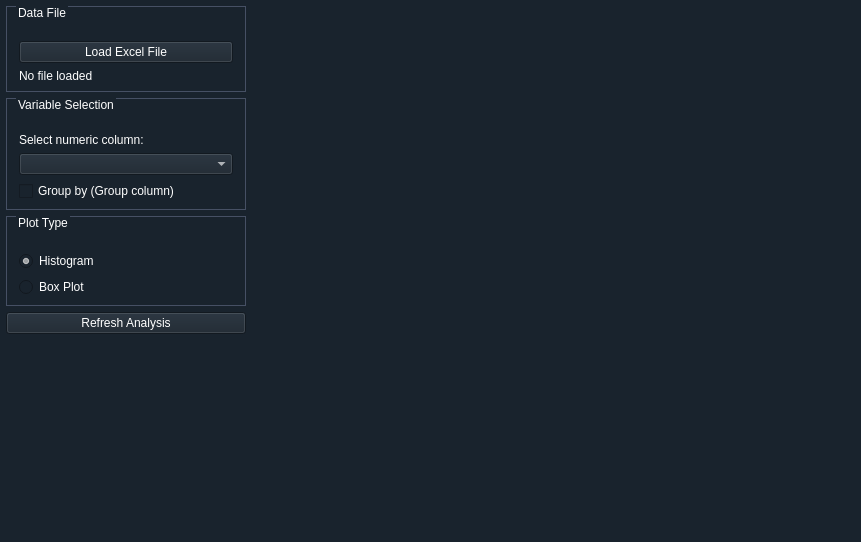
<?xml version="1.0" encoding="UTF-8"?>
<ui version="4.0">
 <class>MainWindow</class>
 <widget class="QMainWindow" name="MainWindow">
  <property name="geometry">
   <rect>
    <x>0</x>
    <y>0</y>
    <width>861</width>
    <height>542</height>
   </rect>
  </property>
  <property name="windowTitle">
   <string>3D Dataset Statistical Analysis Tool</string>
  </property>
  <widget class="QWidget" name="centralwidget">
   <property name="styleSheet">
    <string notr="true">color: rgb(255, 255, 255);
background-color: rgb(25, 35, 45);
font: 9pt &quot;Microsoft YaHei&quot;;</string>
   </property>
   <layout class="QVBoxLayout" name="verticalLayout">
    <property name="leftMargin">
     <number>0</number>
    </property>
    <property name="topMargin">
     <number>0</number>
    </property>
    <property name="rightMargin">
     <number>0</number>
    </property>
    <property name="bottomMargin">
     <number>0</number>
    </property>
    <item>
     <layout class="QHBoxLayout" name="main_layout">
      <property name="spacing">
       <number>0</number>
      </property>
      <property name="leftMargin">
       <number>6</number>
      </property>
      <property name="topMargin">
       <number>6</number>
      </property>
      <property name="rightMargin">
       <number>6</number>
      </property>
      <property name="bottomMargin">
       <number>6</number>
      </property>
      <item>
       <widget class="QWidget" name="control_panel" native="true">
        <property name="maximumSize">
         <size>
          <width>240</width>
          <height>16777215</height>
         </size>
        </property>
        <layout class="QVBoxLayout" name="verticalLayout_3">
         <property name="leftMargin">
          <number>0</number>
         </property>
         <property name="topMargin">
          <number>0</number>
         </property>
         <property name="rightMargin">
          <number>0</number>
         </property>
         <property name="bottomMargin">
          <number>0</number>
         </property>
         <item>
          <layout class="QVBoxLayout" name="control_layout">
           <item>
            <widget class="QGroupBox" name="file_group">
             <property name="styleSheet">
              <string notr="true">QGroupBox#file_group
{
	border: 1px solid rgb(70,80,100);
	margin-top: 3.0ex;
}
QGroupBox#file_group::title
{
	subcontrol-origin:margin;
	left: 10px;
}</string>
             </property>
             <property name="title">
              <string>Data File</string>
             </property>
             <layout class="QVBoxLayout" name="verticalLayout_4">
              <property name="leftMargin">
               <number>0</number>
              </property>
              <property name="topMargin">
               <number>9</number>
              </property>
              <property name="rightMargin">
               <number>0</number>
              </property>
              <property name="bottomMargin">
               <number>0</number>
              </property>
              <item>
               <layout class="QVBoxLayout" name="file_layout">
                <property name="spacing">
                 <number>6</number>
                </property>
                <property name="leftMargin">
                 <number>10</number>
                </property>
                <property name="topMargin">
                 <number>6</number>
                </property>
                <property name="rightMargin">
                 <number>10</number>
                </property>
                <property name="bottomMargin">
                 <number>6</number>
                </property>
                <item>
                 <widget class="QPushButton" name="load_btn">
                  <property name="text">
                   <string>Load Excel File</string>
                  </property>
                 </widget>
                </item>
                <item>
                 <widget class="QLabel" name="file_label">
                  <property name="text">
                   <string>No file loaded</string>
                  </property>
                 </widget>
                </item>
               </layout>
              </item>
             </layout>
            </widget>
           </item>
           <item>
            <widget class="QGroupBox" name="var_group">
             <property name="styleSheet">
              <string notr="true">QGroupBox#var_group
{
	border: 1px solid rgb(70,80,100);
	margin-top: 3.0ex;
}
QGroupBox#var_group::title
{
	subcontrol-origin:margin;
	left: 10px;
}</string>
             </property>
             <property name="title">
              <string>Variable Selection</string>
             </property>
             <layout class="QVBoxLayout" name="verticalLayout_2">
              <property name="leftMargin">
               <number>0</number>
              </property>
              <property name="rightMargin">
               <number>0</number>
              </property>
              <property name="bottomMargin">
               <number>0</number>
              </property>
              <item>
               <layout class="QVBoxLayout" name="var_layout">
                <property name="spacing">
                 <number>6</number>
                </property>
                <property name="leftMargin">
                 <number>10</number>
                </property>
                <property name="topMargin">
                 <number>6</number>
                </property>
                <property name="rightMargin">
                 <number>10</number>
                </property>
                <property name="bottomMargin">
                 <number>6</number>
                </property>
                <item>
                 <widget class="QLabel" name="var_label">
                  <property name="text">
                   <string>Select numeric column:</string>
                  </property>
                 </widget>
                </item>
                <item>
                 <widget class="QComboBox" name="var_combo"/>
                </item>
                <item>
                 <widget class="QCheckBox" name="group_check">
                  <property name="text">
                   <string>Group by (Group column)</string>
                  </property>
                 </widget>
                </item>
               </layout>
              </item>
             </layout>
            </widget>
           </item>
           <item>
            <widget class="QGroupBox" name="plot_group">
             <property name="styleSheet">
              <string notr="true">QGroupBox#plot_group
{
	border: 1px solid rgb(70,80,100);
	margin-top: 3.0ex;
}
QGroupBox#plot_group::title
{
	subcontrol-origin:margin;
	left: 10px;
}</string>
             </property>
             <property name="title">
              <string>Plot Type</string>
             </property>
             <layout class="QVBoxLayout" name="verticalLayout_6">
              <property name="leftMargin">
               <number>0</number>
              </property>
              <property name="rightMargin">
               <number>0</number>
              </property>
              <property name="bottomMargin">
               <number>0</number>
              </property>
              <item>
               <layout class="QVBoxLayout" name="plot_layout">
                <property name="spacing">
                 <number>6</number>
                </property>
                <property name="leftMargin">
                 <number>10</number>
                </property>
                <property name="topMargin">
                 <number>6</number>
                </property>
                <property name="rightMargin">
                 <number>10</number>
                </property>
                <property name="bottomMargin">
                 <number>6</number>
                </property>
                <item>
                 <widget class="QRadioButton" name="hist_radio">
                  <property name="text">
                   <string>Histogram</string>
                  </property>
                  <property name="checked">
                   <bool>true</bool>
                  </property>
                 </widget>
                </item>
                <item>
                 <widget class="QRadioButton" name="box_radio">
                  <property name="text">
                   <string>Box Plot</string>
                  </property>
                 </widget>
                </item>
               </layout>
              </item>
             </layout>
            </widget>
           </item>
           <item>
            <widget class="QPushButton" name="refresh_btn">
             <property name="text">
              <string>Refresh Analysis</string>
             </property>
            </widget>
           </item>
           <item>
            <spacer name="verticalSpacer">
             <property name="orientation">
              <enum>Qt::Vertical</enum>
             </property>
             <property name="sizeHint" stdset="0">
              <size>
               <width>20</width>
               <height>40</height>
              </size>
             </property>
            </spacer>
           </item>
          </layout>
         </item>
        </layout>
       </widget>
      </item>
      <item>
       <widget class="QWidget" name="analyze_view" native="true">
        <layout class="QVBoxLayout" name="verticalLayout_7">
         <property name="leftMargin">
          <number>0</number>
         </property>
         <property name="topMargin">
          <number>0</number>
         </property>
         <property name="rightMargin">
          <number>0</number>
         </property>
         <property name="bottomMargin">
          <number>0</number>
         </property>
         <item>
          <layout class="QVBoxLayout" name="analyze_view_layout"/>
         </item>
        </layout>
       </widget>
      </item>
     </layout>
    </item>
   </layout>
  </widget>
  <widget class="QMenuBar" name="menubar">
   <property name="geometry">
    <rect>
     <x>0</x>
     <y>0</y>
     <width>861</width>
     <height>23</height>
    </rect>
   </property>
  </widget>
 </widget>
 <resources/>
 <connections/>
</ui>
